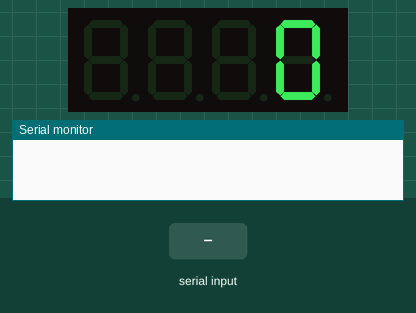
Recording of a sketch running on a simulated Arduino Uno, built with avr-gcc and run on an emulated ATmega328P. On the bench: 4-digit seven-segment display, the last lines printed to the serial monitor. The inputs (shaded band) are chosen by the test bench.

Above: at 1.2 s.
1.3 s: "90,45\n" received over Serial
At 2.0 s:
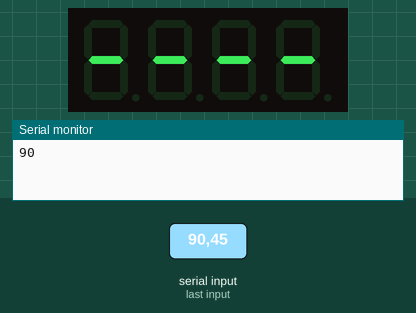
Timing chart, 0 to 4.3 s (numbered marks = the images above; inputs shaded):
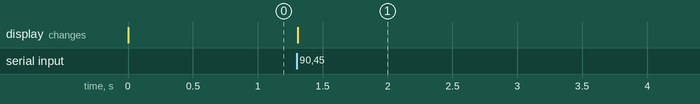

Measured:
- after the input at 1.3 s, the display: changes at once (image 1)

The sketch:

alarme.ino
```cpp
#include "SevSeg.h"
SevSeg sevseg;
int compteur = 20;
int nb[] = {0, 0, 0, 0, 0, 0};
int pointNb = 0;
bool go = false;
int min, h, s;
int virgule = -1;
void setup() {
  // put your setup code here, to run once:
  Serial.begin(9600);
  byte numDigits = 4;
  byte digitPins[] = {10, 11, 12, 13};
  byte segmentPins[] = {9, 2, 3, 5, 6, 8, 7, 4};
  bool resistorsOnSegments = true;
  bool updateWithDelaysln = true;
  byte hardwareConfig = COMMON_ANODE;
  sevseg.begin(hardwareConfig, numDigits, digitPins, segmentPins, resistorsOnSegments);
  sevseg.setBrightness(90);
}
long time = millis();
void loop() {
  // put your main code here, to run repeatedly:
  sevseg.setNumber(compteur, virgule);
  sevseg.refreshDisplay();
  if(Serial.available()>0)
  {
    String command = Serial.readStringUntil('\n');
    if(command=="go")
    {
      go = true;
    }
    else if(command=="stop")
    {
      go = false;
    }
    else if(command=="reset")
    {
      go = false;
      compteur = 20;
    }
    else
    {
      nb[pointNb] = command.toInt();
      Serial.println(nb[pointNb]);
      pointNb++;
      if(pointNb>5)
      {
        pointNb = 0;
      }
    }
  }

  h = nb[0]*10+nb[1];
  min = nb[2]*10 + nb[3];
  s = nb[4]*10+nb[5];

  if(millis()-time>1000)
  {
    if(go==true)
    {
      s--;
      time = millis();
    }

  }

  if(s<0)
  {
    min--;
    s = 59;
  }
  if(min<0)
  {
    h--;
    min = 59;
  }
  if(h<0)
  {
    h = 0;
    min = 0;
    s = 0;
    go = false;
    Serial.println("time");
  }

  if(h!=0)
  {
    compteur = h*100+min;
    virgule = 2;
  }
  else
  {
    compteur = min*100+s;
    virgule = 2;

  }
  if(min==0 && h==0)
  {
    virgule = -1;
  }

  nb[0] = h/10;
  nb[1] = h%10;
  nb[2] = min/10;
  nb[3] = min%10;
  nb[4] = s/10;
  nb[5] = s%10;
}
```
